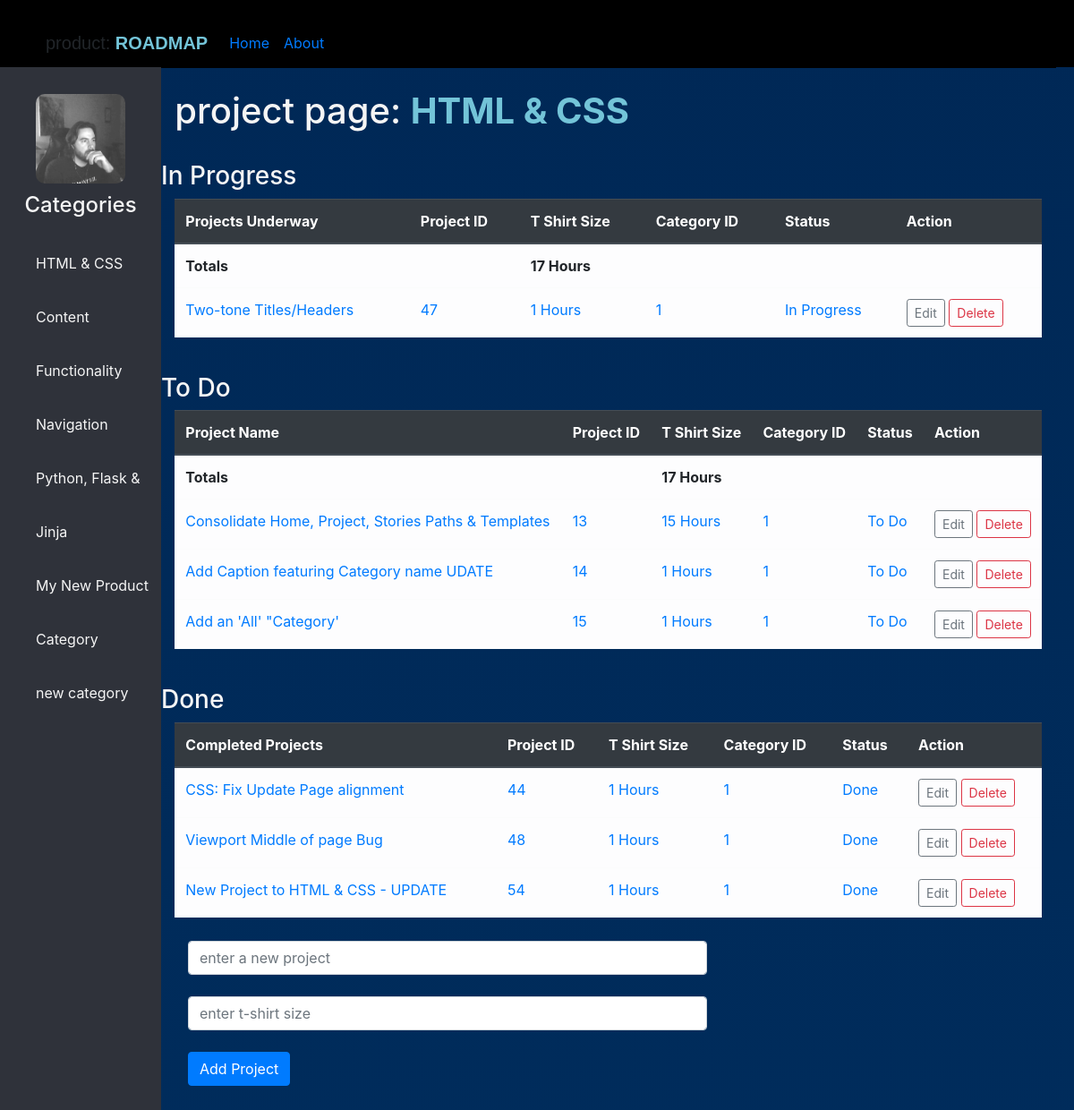
The app's page /project/1 with its own data.
### tables this page shows
CREATE TABLE "categories" (
	"category"	TEXT NOT NULL UNIQUE,
	"categoryid"	INTEGER NOT NULL PRIMARY KEY AUTOINCREMENT UNIQUE,
	"product"	TEXT NOT NULL,
	"date"	INTEGER NOT NULL
);

CREATE TABLE "projects" (
	"project"	TEXT NOT NULL UNIQUE,
	"projectid"	INTEGER NOT NULL PRIMARY KEY AUTOINCREMENT UNIQUE,
	"tshirtsize"	INTEGER,
	"categoryid"	INTEGER,
	"status"	TEXT NOT NULL DEFAULT 'To Do',
	FOREIGN KEY("categoryid") REFERENCES "categories"("categoryid") ON UPDATE CASCADE ON DELETE CASCADE
);

### application.py (the view)
@app.route("/project/<int:parent_id>", methods=["GET", "POST"])
def load_project(parent_id):
    table = "projects"
    if request.method == "POST":
        project = request.form.get("project")
        tshirtsize = request.form.get("tshirtsize")
        new_project = Projects(project=project, tshirtsize=tshirtsize, categoryid=parent_id)
        try:
            db.session.add(new_project)
            db.session.commit()
            return redirect(f"/project/{parent_id}")
        except:
            return "There was an error adding the Project"
    else:
        projects_inprog = db.session.query(Projects.project, Projects.projectid, Projects.tshirtsize, Projects.categoryid, Projects.status).filter(and_(Projects.categoryid == parent_id, and_(Projects.status != 'Done', Projects.status != 'To Do')))
        projects_todo = db.session.query(Projects.project, Projects.projectid, Projects.tshirtsize, Projects.categoryid, Projects.status).filter(Projects.categoryid == parent_id, and_(Projects.status != 'Done', Projects.status != 'In Progress'))
        projects_done = db.session.query(Projects.project, Projects.projectid, Projects.tshirtsize, Projects.categoryid, Projects.status).filter(Projects.categoryid == parent_id, and_(Projects.status != 'In Progress', Projects.status != 'To Do'))
        totalSize = 0
        for row in projects_todo:
            tshirtsize = int(row.tshirtsize)
            totalSize += tshirtsize
        category_name = db.session.query(Categories).get(parent_id)
        return render_template("projects.html", category_name=category_name.category, projects_todo=projects_todo, projects_done=projects_done, projects_inprog=projects_inprog, categoryid=parent_id, totalSize=totalSize)

### application.py (called while the page is built)
@app.after_request
def after_request(response):
    response.headers["Cache-Control"] = "no-cache, no-store, must-revalidate"
    response.headers["Expires"] = 0
    response.headers["Pragma"] = "no-cache"
    return response

@app.context_processor
def context_processor():
    categories = db.session.query(Categories.category, Categories.categoryid, Categories.product, Categories.date)
    projects = db.session.query(Projects.project, Projects.projectid, Projects.tshirtsize, Projects.categoryid, Projects.status)
    stories = db.session.query(Stories.story, Stories.storyid, Stories.tshirtsize, Stories.date, Stories.projectid, Stories.status)
    return dict(categories=categories, projects=projects)

### templates/projects.html
{% extends "layout.html" %}
{% block content %}
    <div class="content-header">
        <h1>project page: <b><span>{{ category_name }}</span></b></h1>
        <br>
    </div>
    <table class="table center table-hover table-light">
        <h3>In Progress</h3>
        <thead class="thead-dark">
            <th>Projects Underway</th>
            <th>Project ID</th>
            <th>T Shirt Size</th>
            <th>Category ID</th>
            <th>Status</th>
            <th>Action</th>
        </thead>
        <thead>
            <td><b>Totals</b></td>
            <td></td>
            <td><b>{{ totalSize }} Hours</b></td>
            <td></td>
            <td></td>
            <td></td>
        </thead>
        {% for row in projects_inprog %}
            <tr>
                <td><a href='/stories/{{ row.projectid }}'>{{ row.project }}</a></td>
                <td><a href='/stories/{{ row.projectid }}'>{{ row.projectid }}</a></td>
                <td><a href='/stories/{{ row.projectid }}'>{{ row.tshirtsize }} Hours</td>
                <td><a href='/stories/{{ row.projectid }}'>{{ row.categoryid }}</td>
                <td><a href='/stories/{{ row.projectid }}'>{{ row.status }}</td>
                <td>
                    <a href="/update/{{ row.projectid }}" class="btn btn-outline-secondary btn-sm">Edit</a>
                    <a href="/delete/{{ row.projectid }}" class="btn btn-outline-danger btn-sm">Delete</a>
                </td>
            </tr>
        {% endfor %}
    </table>
    <br>
    <table class="table center table-hover table-light">
        <h3>To Do</h3>
        <thead class="thead-dark">
            <th>Project Name</th>
            <th>Project ID</th>
            <th>T Shirt Size</th>
            <th>Category ID</th>
            <th>Status</th>
            <th>Action</th>
        </thead>
        <thead>
            <td><b>Totals</b></td>
            <td></td>
            <td><b>{{ totalSize }} Hours</b></td>
            <td></td>
            <td></td>
            <td></td>
        </thead>
        {% for row in projects_todo %}
            <tr>
                <td><a href='/stories/{{ row.projectid }}'>{{ row.project }}</a></td>
                <td><a href='/stories/{{ row.projectid }}'>{{ row.projectid }}</a></td>
                <td><a href='/stories/{{ row.projectid }}'>{{ row.tshirtsize }} Hours</td>
                <td><a href='/stories/{{ row.projectid }}'>{{ row.categoryid }}</td>
                <td><a href='/stories/{{ row.projectid }}'>{{ row.status }}</td>
                <td>
                    <a href="/update/{{ row.projectid }}" class="btn btn-outline-secondary btn-sm">Edit</a>
                    <a href="/delete/{{ row.projectid }}" class="btn btn-outline-danger btn-sm">Delete</a>
                </td>
            </tr>
        {% endfor %}
    </table>
    <br>
    <table class="table center table-hover table-light">
        <h3>Done</h3>
        <thead class="thead-dark">
            <th>Completed Projects</th>
            <th>Project ID</th>
            <th>T Shirt Size</th>
            <th>Category ID</th>
            <th>Status</th>
            <th>Action</th>
        </thead>
        {% for row in projects_done %}
            <tr>
                <td><a href='/stories/{{ row.projectid }}'>{{ row.project }}</a></td>
                <td><a href='/stories/{{ row.projectid }}'>{{ row.projectid }}</a></td>
                <td><a href='/stories/{{ row.projectid }}'>{{ row.tshirtsize }} Hours</td>
                <td><a href='/stories/{{ row.projectid }}'>{{ row.categoryid }}</td>
                <td><a href='/stories/{{ row.projectid }}'>{{ row.status }}</td>
                <td>
                    <a href="/update/{{ row.projectid }}" class="btn btn-outline-secondary btn-sm">Edit</a>
                    <a href="/delete/{{ row.projectid }}" class="btn btn-outline-danger btn-sm">Delete</a>
                </td>
            </tr>
        {% endfor %}
    </table>
    <form action="/project/{{ categoryid }}" method="POST">
        <div class="form-group">
            <input autocomplete="off" class="form-control" name="project" placeholder="enter a new project" type="text">
            <br>
            <input autocomplete="off" class="form-control" name="tshirtsize" placeholder="enter t-shirt size" type="text">
            <br>
            <button class="btn btn-primary" type="submit">Add Project</button>
        </div>
    </form>
{% endblock %}

### templates/layout.html (shortened to what this page needs)
<!DOCTYPE html>
<html lang="en">
        <head>
            <link rel="stylesheet" href="{{ url_for('static', filename='styles.css')}}">
            <link href="https://stackpath.bootstrapcdn.com/bootstrap/4.5.0/css/bootstrap.min.css" rel="stylesheet">
        </head>
        <body>
            <header>
                <nav class="navbar navbar-expand-lg">
                    <div class="container-fluid">
                        <a class="navbar-brand">product: <b><span>ROADMAP</span></b></a>
                        <div class="collapse navbar-collapse" id="navbarNavDropdown">
                            <ul class="navbar-nav">
                                <li class="nav-item">
                                    <a class="nav-link {% if request.path == '/' %}active{% endif %}" href="/">Home</a>
                                </li>
                                <li class="nav-item">
                                    <a class="nav-link {% if request.path == '/about' %}active{% endif %}" href="/about">About</a>
                                </li>
                            </ul>
                        </div>
                    </div>
                </nav>
            </header>
            <div class="sidebar">
                <center>
                    <img src="{{url_for('static', filename='me.png')}}" class="profile_image" alt="">
                    <h4>Categories</h4>
                </center>
                {% for row in categories %}
                <a href='/project/{{ row.categoryid }}'>{{ row.category }}</a>
                {% endfor %}
            </div>
                <div class="content">
                    {% block content %}
                    {% endblock %}
                </div>
        </body>
</html>

### static/styles.css (style rules this page uses)
body { margin: 0; padding: 0; font-family: "Monaco", sans-serif; z-index: -6; }
.navbar-brand { font-family: "Monaco", sans-serif; color: whitesmoke; }
span { color: #73C4D8; text-transform: uppercase; }
.navbar { background: black; }
header { position: fixed; background: black; padding: 20px; width: 100%; height: 75px; }
.sidebar { background: #2F323A; margin-top: 75px; padding-top: 30px; position: fixed; float: left; left: 0; width: 15%; height: 100%; }
.content { margin-left: 15%; background-image: linear-gradient(to bottom,#002856, #00447c, whitesmoke); background-size: cover; float: right; height: 200%; width: 85%; color: whitesmoke; position: absolute; z-index: -2; }
.content-header { margin-top:100px; margin-left:1.5%; width: 1000px; }
.table { max-width: 95%; }
table.center { margin-left: 1.5%; margin-right: auto; }
.form-group { margin-top: 10px; margin-left: 20px; padding: 10px; max-width: 600px; }
.sidebar a { color: whitesmoke; display: block; width: 100%; line-height:60px; text-decoration: none; padding-left: 40px; box-sizing: border-box; }
.sidebar .profile_image { width: 100px; height: 100px; border-radius: 10px; margin-bottom: 10px; }
.sidebar h4 { color: whitesmoke; margin-top: 0; margin-bottom: 20px; }

### records on screen
categories: category "HTML & CSS"
categories: category "Content"
categories: category "Functionality"
categories: category "Navigation"
categories: category "Python, Flask & Jinja"
categories: category "My New Product Category"
categories: category "new category"
projects: project "Two-tone Titles/Headers", projectid "47", tshirtsize "1", categoryid "1", status "In Progress"
projects: project "Consolidate Home, Project, Stories Paths & Templates", projectid "13", tshirtsize "15", categoryid "1", status "To Do"
projects: project "Add Caption featuring Category name UDATE", projectid "14", tshirtsize "1", categoryid "1", status "To Do"
projects: project "Add an 'All' \"Category'", projectid "15", tshirtsize "1", categoryid "1", status "To Do"
projects: project "CSS: Fix Update Page alignment", projectid "44", tshirtsize "1", categoryid "1", status "Done"
projects: project "Viewport Middle of page Bug", projectid "48", tshirtsize "1", categoryid "1", status "Done"
projects: project "New Project to HTML & CSS - UPDATE", projectid "54", tshirtsize "1", categoryid "1", status "Done"

### other values on screen
{{ totalSize }} "17"
